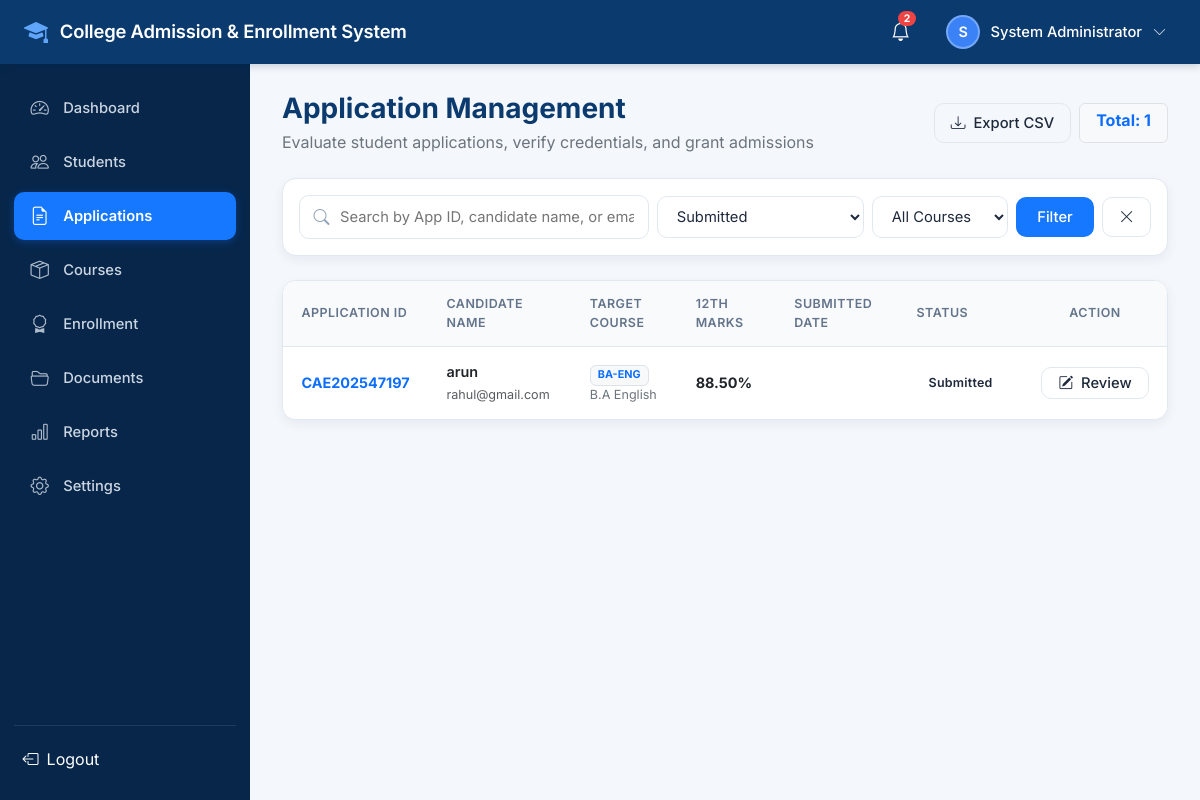
The page /admissions/admin/manage/?status=Submitted (signed in) on the database its author committed.
### accounts/models.py (models this page shows, shortened)
class User(AbstractUser):
    ROLE_CHOICES = (
        ('ADMIN', 'Admin'),
        ('STUDENT', 'Student'),
    )
    role = models.CharField(max_length=20, choices=ROLE_CHOICES, default='STUDENT')
    email = models.EmailField(unique=True)
    phone_number = models.CharField(max_length=20, blank=True, null=True)
    profile_picture = models.ImageField(upload_to='profiles/', blank=True, null=True)
    created_at = models.DateTimeField(auto_now_add=True)
    updated_at = models.DateTimeField(auto_now=True)
    USERNAME_FIELD = 'email'
    REQUIRED_FIELDS = ['username', 'first_name', 'last_name']
    @property
    def is_student(self):
        return self.role == 'STUDENT'
    @property
    def is_admin_user(self):
        return self.role == 'ADMIN' or self.is_staff or self.is_superuser
    @property
    def full_name(self):
        name = f"{self.first_name} {self.last_name}".strip()
        return name if name else self.username

### admissions/models.py (models this page shows, shortened)
class AdmissionApplication(models.Model):
    STATUS_CHOICES = (
        ('Draft', 'Draft'),
        ('Submitted', 'Submitted'),
        ('Under Review', 'Under Review'),
        ('Document Verification', 'Document Verification'),
        ('Approved', 'Approved'),
        ('Rejected', 'Rejected'),
        ('Enrolled', 'Enrolled'),
    )
    application_id = models.CharField(max_length=30, unique=True, blank=True)
    student = models.ForeignKey(settings.AUTH_USER_MODEL, on_delete=models.CASCADE, related_name='applications')
    course = models.ForeignKey(Course, on_delete=models.PROTECT, related_name='applications')
    status = models.CharField(max_length=30, choices=STATUS_CHOICES, default='Draft')
    current_step = models.PositiveIntegerField(default=1)
    full_name = models.CharField(max_length=150)
    email = models.EmailField()
    phone_number = models.CharField(max_length=20)
    date_of_birth = models.DateField(null=True, blank=True)
    gender = models.CharField(max_length=20, blank=True)
    address = models.TextField(blank=True)
    father_name = models.CharField(max_length=150, blank=True)
    mother_name = models.CharField(max_length=150, blank=True)
    guardian_contact = models.CharField(max_length=20, blank=True)
    previous_institution = models.CharField(max_length=255, blank=True)
    qualification = models.CharField(max_length=150, blank=True)
    board_university = models.CharField(max_length=150, blank=True)
    passing_year = models.PositiveIntegerField(null=True, blank=True)
    percentage_cgpa = models.DecimalField(max_digits=5, decimal_places=2, null=True, blank=True)
    rejection_reason = models.TextField(blank=True, null=True)
    admin_remarks = models.TextField(blank=True, null=True)
    reviewed_by = models.ForeignKey(settings.AUTH_USER_MODEL, on_delete=models.SET_NULL, null=True, blank=True, related_name='reviewed_applications')
    reviewed_at = models.DateTimeField(null=True, blank=True)
    submitted_at = models.DateTimeField(null=True, blank=True)
    created_at = models.DateTimeField(auto_now_add=True)
    updated_at = models.DateTimeField(auto_now=True)
    class Meta:
        ordering = ['-created_at']
    @property
    def status_badge_class(self):
        mapping = {
            'Draft': 'badge-secondary',
            'Submitted': 'badge-info',
            'Under Review': 'badge-primary',
            'Document Verification': 'badge-warning',
            'Approved': 'badge-success',
            'Rejected': 'badge-danger',
            'Enrolled': 'badge-purple',
        }
        return mapping.get(self.status, 'badge-secondary')

### courses/models.py (models this page shows, shortened)
class Course(models.Model):
    STATUS_CHOICES = (
        ('Active', 'Active'),
        ('Inactive', 'Inactive'),
    )
    course_name = models.CharField(max_length=150)
    course_code = models.CharField(max_length=30, unique=True)
    department = models.CharField(max_length=100)
    description = models.TextField(blank=True)
    duration = models.CharField(max_length=50, default='3 Years')
    total_seats = models.PositiveIntegerField(default=60, validators=[MinValueValidator(1)])
    available_seats = models.PositiveIntegerField(default=60)
    eligibility = models.TextField(default='10+2 Higher Secondary Examination passed with minimum 50% aggregate marks.')
    fees = models.DecimalField(max_digits=10, decimal_places=2, default=45000.00)
    status = models.CharField(max_length=20, choices=STATUS_CHOICES, default='Active')
    created_at = models.DateTimeField(auto_now_add=True)
    updated_at = models.DateTimeField(auto_now=True)
    class Meta:
        ordering = ['course_name']

### admissions/views.py (the view, shortened to what this page needs)
# urls.py: path('admin/manage/', views.admin_manage_applications, name='admin_manage'),
@admin_required
def admin_manage_applications(request):
    query = request.GET.get('q', '').strip()
    status_filter = request.GET.get('status', '').strip()
    course_filter = request.GET.get('course', '').strip()
    applications = AdmissionApplication.objects.select_related('student', 'course').order_by('-created_at')
    if status_filter:
        applications = applications.filter(status=status_filter)
    if course_filter:
        applications = applications.filter(course_id=course_filter)
    paginator = Paginator(applications, 10)
    page_number = request.GET.get('page')
    page_obj = paginator.get_page(page_number)
    courses = Course.objects.all()
    return render(request, 'admissions/admin_applications_list.html', {
        'page_obj': page_obj,
        'query': query,
        'status_filter': status_filter,
        'course_filter': course_filter,
        'courses': courses,
        'total_count': applications.count(),
    })

### templates/admissions/admin_applications_list.html (shortened to what this page needs)
{% extends 'base.html' %}
{% load static %}
{% block content %}
<div class="mb-4 d-flex flex-wrap justify-content-between align-items-center gap-3">
  <div>
    <h3 class="fw-bold mb-1" style="color: #0B3A6E;">Application Management</h3>
    <p class="text-secondary mb-0">Evaluate student applications, verify credentials, and grant admissions</p>
  </div>
  <div class="d-flex gap-2">
    <a href="{% url 'reports:export_applications' %}" class="btn btn-outline-custom py-2 px-3 small">
      <i class="bi bi-download"></i> Export CSV
    </a>
    <span class="badge bg-light text-primary border px-3 py-2 fs-6">Total: {{ total_count }}</span>
  </div>
</div>
<div class="card-custom mb-4 p-3">
  <form method="get" class="row g-2 align-items-center">
    <div class="col-md-5 col-lg-5">
      <div class="input-icon-group">
        <i class="bi bi-search"></i>
        <input type="text" name="q" value="{{ query }}" class="form-control-custom" placeholder="Search by App ID, candidate name, or email...">
      </div>
    </div>
    <div class="col-md-3 col-lg-3">
      <select name="status" class="form-select-custom">
        <option value="Submitted" {% if status_filter == 'Submitted' %}selected{% endif %}>Submitted</option>
      </select>
    </div>
    <div class="col-md-2 col-lg-2">
      <select name="course" class="form-select-custom">
        <option value="">All Courses</option>
      </select>
    </div>
    <div class="col-md-2 col-lg-2 d-flex gap-2">
      <button type="submit" class="btn btn-primary-custom w-100 py-2">Filter</button>
      {% if query or status_filter or course_filter %}
        <a href="{% url 'admissions:admin_manage' %}" class="btn btn-outline-custom py-2 px-3" title="Clear">
          <i class="bi bi-x-lg"></i>
        </a>
      {% endif %}
    </div>
  </form>
</div>
<div class="card-custom p-0 overflow-hidden">
  <div class="table-custom-container border-0">
    <table class="table-custom">
      <thead>
        <tr>
          <th>Application ID</th>
          <th>Candidate Name</th>
          <th>Target Course</th>
          <th>12th Marks</th>
          <th>Submitted Date</th>
          <th>Status</th>
          <th class="text-center">Action</th>
        </tr>
      </thead>
      <tbody>
        {% for app in page_obj %}
          <tr>
            <td class="fw-bold">
              <a href="{% url 'admissions:admin_detail' app.application_id %}" class="text-primary text-decoration-none">
                {{ app.application_id }}
              </a>
            </td>
            <td>
              <div class="fw-semibold text-dark">{{ app.full_name }}</div>
              <small class="text-muted">{{ app.email }}</small>
            </td>
            <td>
              <span class="badge bg-light text-primary border">{{ app.course.course_code }}</span>
              <small class="text-secondary d-block">{{ app.course.course_name }}</small>
            </td>
            <td>
              <span class="fw-bold text-dark">{{ app.percentage_cgpa|default:"-" }}%</span>
            </td>
            <td class="text-secondary small">
            </td>
            <td>
              <span class="badge-custom {{ app.status_badge_class }}">{{ app.status }}</span>
            </td>
            <td class="text-center">
              <a href="{% url 'admissions:admin_detail' app.application_id %}" class="btn btn-sm btn-outline-custom py-1 px-3">
                <i class="bi bi-pencil-square"></i> Review
              </a>
            </td>
          </tr>
        {% empty %}
          <tr>
            <td colspan="7" class="text-center py-4 text-muted">
              No applications found matching criteria.
            </td>
          </tr>
        {% endfor %}
      </tbody>
    </table>
  </div>
</div>
{% endblock %}

### templates/base.html (shortened to what this page needs)
{% load static %}
<!DOCTYPE html>
<html lang="en">
<head>
  <link href="https://cdn.jsdelivr.net/npm/bootstrap@5.3.3/dist/css/bootstrap.min.css" rel="stylesheet">
  <link rel="stylesheet" href="https://cdn.jsdelivr.net/npm/bootstrap-icons@1.11.3/font/bootstrap-icons.min.css">
  <link rel="stylesheet" href="{% static 'css/style.css' %}">
</head>
<body>
  <header class="portal-header">
    <div class="d-flex align-items-center gap-3">
      <a href="{% if user.is_authenticated %}{% if user.is_admin_user %}{% url 'accounts:admin_dashboard' %}{% else %}{% url 'students:dashboard' %}{% endif %}{% else %}{% url 'accounts:home' %}{% endif %}" class="portal-brand text-decoration-none">
        <i class="bi bi-mortarboard-fill"></i>
        <span>College Admission & Enrollment System</span>
      </a>
    </div>
    <div class="portal-header-right">
      {% if user.is_authenticated %}
        <div class="dropdown">
          <button class="notification-bell-btn" id="notifDropdown" data-bs-toggle="dropdown" aria-expanded="false" title="Notifications">
            <i class="bi bi-bell"></i>
            {% if unread_notifications_count > 0 %}
              <span class="notification-badge">{{ unread_notifications_count }}</span>
            {% endif %}
          </button>
        </div>
        <div class="dropdown">
          <button class="header-user-btn" id="userMenuDropdown" data-bs-toggle="dropdown" aria-expanded="false">
            <div class="header-avatar">
              {% if user.profile_picture %}
                <img src="{{ user.profile_picture.url }}" alt="{{ user.full_name }}" class="w-100 h-100 rounded-circle">
              {% else %}
                {{ user.first_name|first|default:user.username|first|upper }}
              {% endif %}
            </div>
            <span class="header-user-name d-none d-sm-inline">{{ user.full_name|default:user.username }}</span>
            <i class="bi bi-chevron-down small opacity-75"></i>
          </button>
        </div>
      {% endif %}
    </div>
  </header>
  {% if user.is_authenticated %}
    <div class="portal-layout">
      <aside class="portal-sidebar">
        <ul class="sidebar-menu">
          {% if user.is_student %}
            <li class="sidebar-item {% if request.resolver_match.view_name == 'students:dashboard' %}active{% endif %}">
              <a href="{% url 'students:dashboard' %}"><i class="bi bi-speedometer2"></i> Dashboard</a>
            </li>
            <li class="sidebar-item {% if request.resolver_match.view_name == 'students:profile' %}active{% endif %}">
              <a href="{% url 'students:profile' %}"><i class="bi bi-person"></i> My Profile</a>
            </li>
            <li class="sidebar-item {% if request.resolver_match.view_name == 'admissions:apply' %}active{% endif %}">
              <a href="{% url 'admissions:apply' %}"><i class="bi bi-file-earmark-plus"></i> Apply for Admission</a>
            </li>
            <li class="sidebar-item {% if 'my_applications' in request.resolver_match.view_name or 'application_detail' in request.resolver_match.view_name %}active{% endif %}">
              <a href="{% url 'admissions:my_applications' %}"><i class="bi bi-journal-text"></i> My Applications</a>
            </li>
            <li class="sidebar-item {% if 'courses' in request.resolver_match.app_name and not user.is_admin_user %}active{% endif %}">
              <a href="{% url 'courses:list' %}"><i class="bi bi-book"></i> Courses</a>
            </li>
            <li class="sidebar-item {% if 'enrollments' in request.resolver_match.app_name %}active{% endif %}">
              <a href="{% url 'enrollments:my_enrollments' %}"><i class="bi bi-award"></i> Enrollment</a>
            </li>
            <li class="sidebar-item {% if 'documents' in request.resolver_match.app_name %}active{% endif %}">
              <a href="{% url 'documents:list' %}"><i class="bi bi-folder2-open"></i> Documents</a>
            </li>
            <li class="sidebar-item {% if 'notifications' in request.resolver_match.app_name %}active{% endif %}">
              <a href="{% url 'notifications:list' %}"><i class="bi bi-bell"></i> Notifications</a>
            </li>
            <li class="sidebar-item {% if request.resolver_match.view_name == 'accounts:settings' %}active{% endif %}">
              <a href="{% url 'accounts:settings' %}"><i class="bi bi-gear"></i> Settings</a>
            </li>
          {% else %}
            <li class="sidebar-item {% if request.resolver_match.view_name == 'accounts:admin_dashboard' %}active{% endif %}">
              <a href="{% url 'accounts:admin_dashboard' %}"><i class="bi bi-speedometer2"></i> Dashboard</a>
            </li>
            <li class="sidebar-item {% if 'students:manage' in request.resolver_match.view_name or 'student_detail' in request.resolver_match.view_name %}active{% endif %}">
              <a href="{% url 'students:manage' %}"><i class="bi bi-people"></i> Students</a>
            </li>
            <li class="sidebar-item {% if 'admissions:admin' in request.resolver_match.view_name %}active{% endif %}">
              <a href="{% url 'admissions:admin_manage' %}"><i class="bi bi-file-earmark-text"></i> Applications</a>
            </li>
            <li class="sidebar-item {% if 'courses' in request.resolver_match.app_name %}active{% endif %}">
              <a href="{% url 'courses:manage' %}"><i class="bi bi-box-seam"></i> Courses</a>
            </li>
            <li class="sidebar-item {% if 'enrollments' in request.resolver_match.app_name %}active{% endif %}">
              <a href="{% url 'enrollments:manage' %}"><i class="bi bi-award"></i> Enrollment</a>
            </li>
            <li class="sidebar-item {% if 'documents' in request.resolver_match.app_name %}active{% endif %}">
              <a href="{% url 'documents:manage' %}"><i class="bi bi-folder2-open"></i> Documents</a>
            </li>
            <li class="sidebar-item {% if 'reports' in request.resolver_match.app_name %}active{% endif %}">
              <a href="{% url 'reports:overview' %}"><i class="bi bi-bar-chart"></i> Reports</a>
            </li>
            <li class="sidebar-item {% if request.resolver_match.view_name == 'accounts:settings' %}active{% endif %}">
              <a href="{% url 'accounts:settings' %}"><i class="bi bi-gear"></i> Settings</a>
            </li>
          {% endif %}
        </ul>
        <div class="sidebar-footer">
          <form action="{% url 'accounts:logout' %}" method="post">
            <button type="submit" class="btn btn-link text-white text-decoration-none w-100 text-start p-2 d-flex align-items-center gap-2 rounded hover-bg">
              <i class="bi bi-box-arrow-left"></i> Logout
            </button>
          </form>
        </div>
      </aside>
      <main class="portal-content">
        {% block content %}{% endblock %}
      </main>
    </div>
  {% else %}
    <main class="flex-grow-1">
      {% block public_content %}{% endblock %}
    </main>
  {% endif %}
</body>
</html>

### rows shown on the page
User: first_name|first "S", full_name "System Administrator"
AdmissionApplication: application_id "CAE202547197", full_name "arun", email "rahul@gmail.com", course.course_code "BA-ENG", course.course_name "B.A English", percentage_cgpa "88.50", status "Submitted"

### other values the page prints
{{ unread_notifications_count }} "2"
{{ total_count }} "1"
